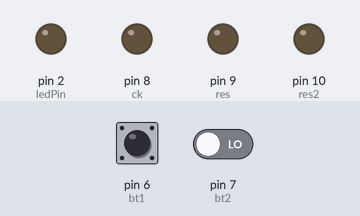
The sketch below on a simulated Arduino Uno, built with avr-gcc and run on an emulated ATmega328P. On the bench: output pins drawn as LEDs (lit = HIGH). Dashed ring = blinking. The inputs (shaded band) are chosen by the test bench; at power-on: pin 6 (bt1) LOW, pin 7 (bt2) LOW.

Above: at 1.2 s.
1.3 s: pin 6 (bt1) pulsed HIGH 2 times (0.12 s each, 0.3 s apart)
At 1.55 s:
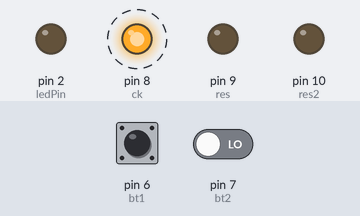
At 13.37 s:
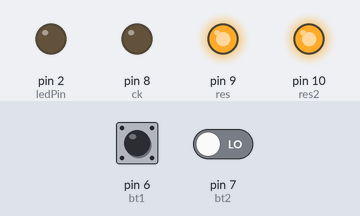
Timing chart, 0 to 14.8 s (numbered marks = the images above; inputs shaded):
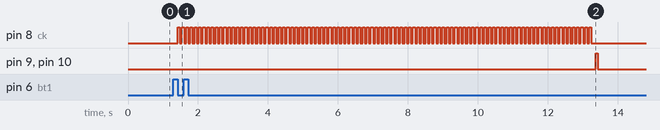

Measured:
- after the input at 1.3 s, pin 8 (ck): alternates HIGH for 0.06 s and LOW for 0.06 s, 198 changes in all, then stays LOW, starting after 0.12 s; pin 9 (res), pin 10 (res2): LOW → HIGH after 12.1 s, → LOW 0.06 s later

The sketch:

Counter.ino
```cpp
const int bt1 = 6; //count to x
const int bt2 = 7; //count to y

const int ck = 8,res = 9,res2 = 10; //PIN clock pulse, reset QB, reset QA

int count2 = 39; //y

int sleep = 60; //delay of count

int count = 99; //x

const int ledPin =  2;
bool isLedOn = false;

int currentButtonState1 = LOW;
int previousButtonState1 = LOW;

int currentButtonState2 = LOW;
int previousButtonState2 = LOW;


void setup() {

  pinMode(ledPin,OUTPUT);
  pinMode(bt1,INPUT);
  pinMode(bt2,INPUT);
  pinMode(ck,OUTPUT);
  pinMode(res,OUTPUT);
  pinMode(res2,OUTPUT);

}

void loop() {

  currentButtonState1 = digitalRead(bt1);
  currentButtonState2 = digitalRead(bt2);

  if ((currentButtonState1 != previousButtonState1) && previousButtonState1 == HIGH){

          sfcreated(count,sleep,ck);
          reset(res,res2,sleep);

        if(ck > 99 || ck <0){
          for(int c9 = 0;c9 < 99; c9++){
                digitalWrite(ck,HIGH);
                delay(sleep);
                digitalWrite(ck,LOW);
                delay(sleep);
                reset(res,res2,sleep);
                 }
          }

    }

  if((currentButtonState2 != previousButtonState2) && previousButtonState2 == HIGH){

          sfcreated(count2,sleep,ck);
          reset(res,res2,sleep);

        if(ck > 99 || ck <0){
          for(int c9 = 0;c9 < 99; c9++){
                digitalWrite(ck,HIGH);
                delay(sleep);
                digitalWrite(ck,LOW);
                delay(sleep);
                reset(res,res2,sleep);
                 }
          }

    }

  previousButtonState1 = currentButtonState1;
  previousButtonState2 = currentButtonState2;

}

void sfcreated(int ck,int del,int pinck){
    for(int x = 0;x < ck; x++){
      digitalWrite(pinck,HIGH);
      delay(del);
      digitalWrite(pinck,LOW);
      delay(del);
      }
}

void reset(int r1,int r2,int dell){
    delay(dell);
    digitalWrite(r1,HIGH);
    digitalWrite(r2,HIGH);

    delay(dell);
    digitalWrite(r1,LOW);
    digitalWrite(r2,LOW);
}
```
